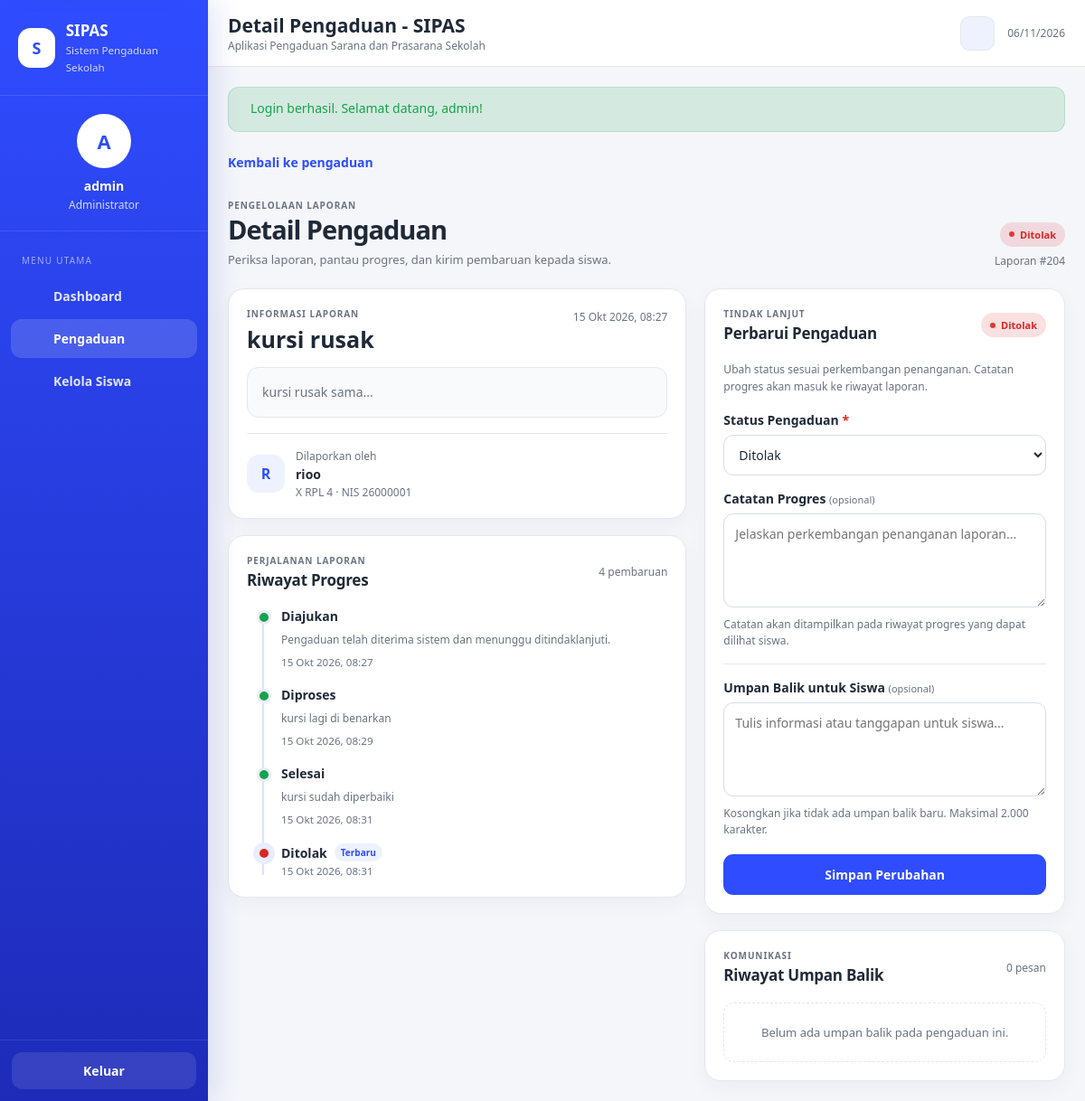
The page /index.php?page=admin-detail&id=204 (signed in) on the database its author committed.
### tables this page shows
CREATE TABLE `pengaduan` (
  `id_pengaduan` int(10) UNSIGNED NOT NULL,
  `id_siswa` int(10) UNSIGNED NOT NULL,
  `judul_pengaduan` varchar(150) NOT NULL,
  `isi_pengaduan` text NOT NULL,
  `tanggal_pengaduan` datetime NOT NULL DEFAULT current_timestamp(),
  `status` enum('Diajukan','Diproses','Selesai','Ditolak') NOT NULL DEFAULT 'Diajukan'
);

CREATE TABLE `siswa` (
  `id_siswa` int(10) UNSIGNED NOT NULL,
  `id_user` int(10) UNSIGNED NOT NULL,
  `nis` varchar(20) NOT NULL,
  `nama_siswa` varchar(100) NOT NULL,
  `kelas` varchar(30) NOT NULL
);

CREATE TABLE `progres_pengaduan` (
  `id_progres` int(10) UNSIGNED NOT NULL,
  `id_pengaduan` int(10) UNSIGNED NOT NULL,
  `status_progres` varchar(100) NOT NULL,
  `keterangan` text DEFAULT NULL,
  `tanggal_progres` datetime NOT NULL DEFAULT current_timestamp()
);

### controllers/PengaduanController.php (called while the page is built, shortened)
<?php
class PengaduanController
{
    private $pengaduan;
    private $progres;
    private $feedback;
    public function __construct($db)
    {
        $this->pengaduan = new PengaduanModel($db);
        $this->progres = new ProgresModel($db);
        $this->feedback = new FeedbackModel($db);
    }
    public function adminDetail() {
        $id = (int) ((isset($_GET['id']) ? $_GET['id'] : 0));
        $data = $this->pengaduan->findById($id);
        view('admin/detail', [
            'pengaduan' => $data,
            'progres' => $this->progres->findByPengaduan($id),
            'feedbacks' => $this->feedback->listByPengaduan($id)
        ]);
    }
}

### models/PengaduanModel.php (called while the page is built, shortened)
<?php
class PengaduanModel
{
    private $db;
    public function __construct($db)
    {
        $this->db = $db;
    }
    public function findById($id)
    {
        $stmt = $this->db->prepare('SELECT p.*, s.nis, s.nama_siswa, s.kelas FROM pengaduan p INNER JOIN siswa s ON s.id_siswa = p.id_siswa WHERE p.id_pengaduan = ? LIMIT 1');
        $stmt->execute([$id]);
        $row = $stmt->fetch();
        return $row ?: null;
    }
}

### models/ProgresModel.php (called while the page is built, shortened)
<?php
class ProgresModel
{
    private $db;
    public function __construct($db)
    {
        $this->db = $db;
    }
    public function findByPengaduan($idPengaduan) {
        $stmt = $this->db->prepare('SELECT * FROM progres_pengaduan WHERE id_pengaduan = ? ORDER BY tanggal_progres ASC, id_progres ASC');
        $stmt->execute([$idPengaduan]);
        return $stmt->fetchAll();
    }
}

### views/admin/detail.php (the view, shortened to what this page needs)
<?php
$progres = isset($progres) && is_array($progres) ? $progres : [];
$feedbacks = isset($feedbacks) && is_array($feedbacks) ? $feedbacks : [];
$lastProgressIndex = count($progres) - 1;
$statusSaatIni = isset($pengaduan['status']) ? $pengaduan['status'] : '';
$isSelesai = $statusSaatIni === 'Selesai';
$idPengaduan = (int) $pengaduan['id_pengaduan'];
require __DIR__ . '/../layout/header.php';
?>
<div class="detail-page">
    <a class="link page-back" href="index.php?page=admin-pengaduan">
        <span>Kembali ke pengaduan</span>
    </a>
    <div class="detail-page-heading">
        <div>
            <div class="detail-eyebrow">PENGELOLAAN LAPORAN</div>
            <h1>Detail Pengaduan</h1>
            <p>Periksa laporan, pantau progres, dan kirim pembaruan kepada siswa.</p>
        </div>
        <div class="detail-heading-status">
            <?= statusBadge($statusSaatIni) ?>
            <span class="small muted">Laporan #<?= $idPengaduan ?></span>
        </div>
    </div>
    <div class="detail-grid detail-grid-admin">
        <div class="detail-stack">
            <section class="card">
                <div class="card-body">
                    <div class="detail-panel-heading">
                        <div>
                            <span class="detail-eyebrow">INFORMASI LAPORAN</span>
                            <h2 class="detail-title"><?= e($pengaduan['judul_pengaduan']) ?></h2>
                        </div>
                        <span class="small muted detail-date"><?= e(formatTanggal($pengaduan['tanggal_pengaduan'])) ?></span>
                    </div>
                    <div class="detail-description detail-report-content"><?= e($pengaduan['isi_pengaduan']) ?></div>
                    <div class="detail-reporter-card">
                        <div class="detail-reporter-avatar" aria-hidden="true"><?= e(strtoupper(substr((string) $pengaduan['nama_siswa'], 0, 1))) ?></div>
                        <div class="detail-reporter-copy">
                            <span class="small muted">Dilaporkan oleh</span>
                            <strong><?= e($pengaduan['nama_siswa']) ?></strong>
                            <span class="small muted"><?= e($pengaduan['kelas']) ?> <span aria-hidden="true">·</span> NIS <?= e($pengaduan['nis']) ?></span>
                        </div>
                    </div>
                </div>
            </section>
            <section class="card">
                <div class="card-body">
                    <div class="section-title detail-section-heading">
                        <div>
                            <span class="detail-eyebrow">PERJALANAN LAPORAN</span>
                            <h3>Riwayat Progres</h3>
                        </div>
                        <span class="small muted"><?= count($progres) ?> pembaruan</span>
                    </div>
                    <?php if (empty($progres)): ?>
                        <div class="detail-empty-state">Belum ada riwayat progres untuk laporan ini.</div>
                    <?php else: ?>
                        <div class="timeline" aria-label="Riwayat progres pengaduan">
                            <?php foreach ($progres as $index => $item): ?>
                                <?php
                                $statusProgres = isset($item['status_progres']) ? $item['status_progres'] : '';
                                $isLast = $index === $lastProgressIndex;
                                $isRejected = $statusProgres === 'Ditolak';
                                ?>
                                <article class="timeline-item <?= $isLast ? 'is-current' : 'is-complete' ?> <?= $isRejected ? 'is-rejected' : '' ?>">
                                    <span class="timeline-dot" aria-hidden="true"></span>
                                    <div class="timeline-content">
                                        <div class="timeline-heading-row">
                                            <h4><?= e($statusProgres) ?></h4>
                                            <?php if ($isLast): ?><span class="timeline-current-label">Terbaru</span><?php endif; ?>
                                        </div>
                                        <?php if (!empty($item['keterangan'])): ?>
                                            <p class="small muted timeline-note"><?= e($item['keterangan']) ?></p>
                                        <?php endif; ?>
                                        <small><?= e(formatTanggal($item['tanggal_progres'])) ?></small>
                                    </div>
                                </article>
                            <?php endforeach; ?>
                        </div>
                    <?php endif; ?>
                </div>
            </section>
        </div>
        <div class="detail-stack">
            <section class="card">
                <div class="card-body">
                    <div class="detail-section-heading detail-panel-heading">
                        <div>
                            <span class="detail-eyebrow">TINDAK LANJUT</span>
                            <h3>Perbarui Pengaduan</h3>
                        </div>
                        <?= statusBadge($statusSaatIni) ?>
                    </div>
                    <?php if ($isSelesai): ?>
                        <div class="detail-lock-notice">
                            <span class="detail-notice-icon" aria-hidden="true"><?= uiIcon('lock') ?></span>
                            <div>
                                <strong>Pengaduan telah selesai</strong>
                                <p>Status dan riwayat progres dikunci. Admin masih dapat mengirim umpan balik kepada siswa.</p>
                            </div>
                        </div>
                    <?php else: ?>
                        <p class="detail-intro-copy">Ubah status sesuai perkembangan penanganan. Catatan progres akan masuk ke riwayat laporan.</p>
                    <?php endif; ?>
                    <form class="detail-form" method="post" action="index.php?page=update-status" data-loading>
                        <div class="form-group">
                            <label class="label required" for="status_pengaduan">Status Pengaduan</label>
                            <select class="select" id="status_pengaduan" name="<?= $isSelesai ? '' : 'status' ?>" <?= $isSelesai ? 'disabled' : 'required' ?>>
                                <?php foreach (['Diajukan', 'Diproses', 'Selesai', 'Ditolak'] as $status): ?>
                                    <option value="<?= e($status) ?>" <?= $statusSaatIni === $status ? 'selected' : '' ?>><?= e($status) ?></option>
                                <?php endforeach; ?>
                            </select>
                        </div>
                        <?php if (!$isSelesai): ?>
                            <div class="form-group">
                                <label class="label" for="keterangan">Catatan Progres <span class="label-optional">(opsional)</span></label>
                                <textarea class="textarea detail-textarea" id="keterangan" name="keterangan" maxlength="2000" placeholder="Jelaskan perkembangan penanganan laporan..."></textarea>
                                <span class="helper">Catatan akan ditampilkan pada riwayat progres yang dapat dilihat siswa.</span>
                            </div>
                        <?php endif; ?>
                        <div class="form-group detail-feedback-input-group">
                            <label class="label" for="isi_feedback_admin">Umpan Balik untuk Siswa <span class="label-optional">(opsional)</span></label>
                            <textarea class="textarea detail-textarea" id="isi_feedback_admin" name="isi_feedback" maxlength="2000" placeholder="Tulis informasi atau tanggapan untuk siswa..."></textarea>
                            <span class="helper">Kosongkan jika tidak ada umpan balik baru. Maksimal 2.000 karakter.</span>
                        </div>
                        <button class="btn btn-primary full-width detail-submit" type="submit" data-loading-label="Menyimpan...">
                            <span>Simpan Perubahan</span>
                        </button>
                    </form>
                </div>
            </section>
            <section class="card">
                <div class="card-body">
                    <div class="section-title detail-section-heading">
                        <div>
                            <span class="detail-eyebrow">KOMUNIKASI</span>
                            <h3>Riwayat Umpan Balik</h3>
                        </div>
                        <span class="small muted"><?= count($feedbacks) ?> pesan</span>
                    </div>
                    <?php if (empty($feedbacks)): ?>
                        <div class="detail-empty-state">Belum ada umpan balik pada pengaduan ini.</div>
                    <?php endif; ?>
                </div>
            </section>
        </div>
    </div>
</div>
<?php require __DIR__ . '/../layout/footer.php'; ?>

### helpers.php (shortened to what this page needs)
<?php
function e($value) {
    return htmlspecialchars((string) $value, ENT_QUOTES | ENT_SUBSTITUTE, 'UTF-8');
}
function formatTanggal($tanggal) {
    $ts = strtotime($tanggal);
    $bulan = [1=>'Jan','Feb','Mar','Apr','Mei','Jun','Jul','Agu','Sep','Okt','Nov','Des'];
    return date('d', $ts) . ' ' . $bulan[(int) date('n', $ts)] . ' ' . date('Y, H:i', $ts);
}
function statusBadge($status) {
    $map = [
        'Diajukan' => 'badge-info',
        'Diproses' => 'badge-warning',
        'Selesai' => 'badge-success',
        'Ditolak' => 'badge-danger',
    ];
    $class = isset($map[$status]) ? $map[$status] : 'badge-muted';
    return '<span class="badge ' . e($class) . '" role="status"><span class="badge-dot" aria-hidden="true"></span>' . e($status) . '</span>';
}
function view($file, $data = []) {
    extract($data);
    require __DIR__ . '/views/' . $file . '.php';
}

### rows shown on the page
pengaduan: status "Ditolak Ditolak", id_pengaduan "204", judul_pengaduan "kursi rusak", tanggal_pengaduan "15 Okt 2026, 08:27", isi_pengaduan "kursi rusak sama...", id_siswa.nama_siswa "R", id_siswa.nama_siswa "rioo", id_siswa.kelas "X RPL 4", id_siswa.nis "26000001"
progres_pengaduan: status_progres "Diajukan", keterangan "Pengaduan telah diterima sistem dan menunggu ditindaklanjuti.", tanggal_progres "15 Okt 2026, 08:27"
progres_pengaduan: status_progres "Diproses", keterangan "kursi lagi di benarkan", tanggal_progres "15 Okt 2026, 08:29"
progres_pengaduan: status_progres "Selesai", keterangan "kursi sudah diperbaiki", tanggal_progres "15 Okt 2026, 08:31"
progres_pengaduan: status_progres "Ditolak", shows "Terbaru", tanggal_progres "15 Okt 2026, 08:31"

### other values the page prints
substr($name, 0, 1) "A"
$name "admin"
$title "Detail Pengaduan - SIPAS"
$flash['message'] "Login berhasil. Selamat datang, admin!"
count($progres) "4"
count($feedbacks) "0"
form field status "Ditolak"
